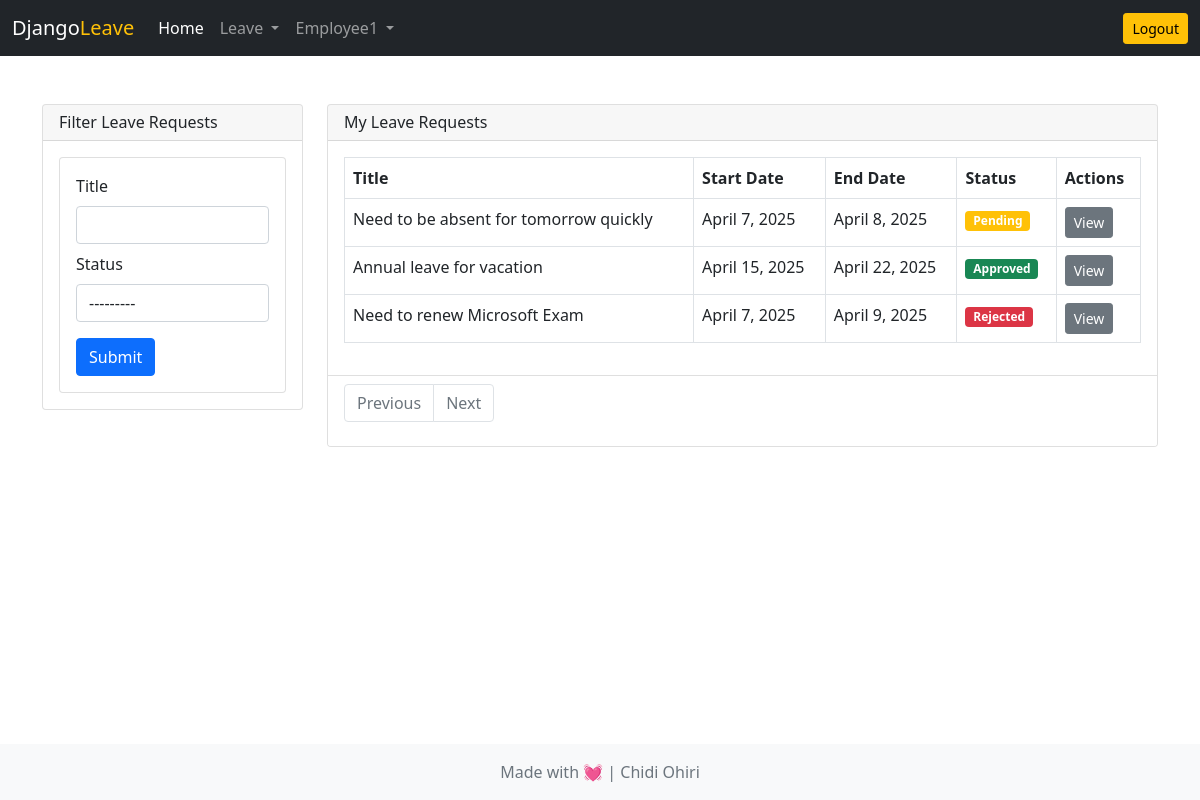
Screenshot of /leave/all-leave-requests/ (signed in) with the database file from the repository.
### accounts/models.py (models this page shows)
class User(AbstractUser):
    email = models.EmailField(unique=True, null=False, blank=False)
    is_employee = models.BooleanField(default=True)
    is_hr = models.BooleanField(default=False)

### leave/models.py (models this page shows, shortened)
class LeaveRequest(models.Model):
    created_by = models.ForeignKey(User, on_delete=models.CASCADE)
    created_on = models.DateTimeField(auto_now_add=True)
    status = models.CharField(
        max_length=20,
        choices=(
            ('Pending', 'Pending'),
            ('Approved', 'Approved'),
            ('Rejected', 'Rejected')
        ),
        default='Pending'
    )
    start_date = models.DateField()
    end_date = models.DateField()
    title = models.CharField(max_length=100)
    comment = models.CharField(max_length=300)
    upload = models.FileField(upload_to='leave_attachments/', null=True, blank=True)
    leave = models.ForeignKey(Leave, on_delete=models.CASCADE, null=True)

### leave/views.py (the view)
# urls.py: path('all-leave-requests/', views.all_leave_requests, name='all-leave-requests'),
@login_required
def all_leave_requests(request):
    leave_requests = LeaveRequest.objects.all().order_by('-created_on')
    leave_requests_filter = LeaveRequestFilter(request.GET, queryset=leave_requests)
    filtered_leave_requests = leave_requests_filter.qs
    paginator = Paginator(filtered_leave_requests, 10)
    page_number = request.GET.get('page')
    page_obj = paginator.get_page(page_number)
    context = {'leave_requests':page_obj, 'filter':leave_requests_filter}
    return render(request, 'leave/all_leave_requests.html', context)

### templates/leave/all_leave_requests.html
{% extends 'base.html' %}
{% load widget_tweaks %}
{% block content %}
<div class="row">
    <div class="col-md-3">
        <div class="card">
            <div class="card-header d-flex justify-content-between align-items-center ">
                <h6 class="mb-0">Filter Leave Requests</h6>
            </div>
            <div class="card-body">
                <div class="card">
                    <div class="card-body">
                        <form>
                            <div class="mb-2">
                                <label for="exampleInputEmail1" class="form-label">Title</label>
                                {% render_field filter.form.title class="form-control" %}
                            </div>
                            <div class="mb-3">
                                <label for="exampleInputEmail1" class="form-label">Status</label>
                                {% render_field filter.form.status class="form-control" %}
                            </div>
                            <button type="submit" class="btn btn-primary">Submit</button>
                        </form>
                    </div>
                </div>
            </div>
        </div>
    </div>
    <div class="col-md-9">
        <div class="card">
            <div class="card-header d-flex justify-content-between align-items-center ">
                <h6 class="mb-0">My Leave Requests</h6>
            </div>
            <div class="card-body">
                <table class="table table-bordered">
                    <thead>
                        <tr>
                            <th scope="col">Title</th>
                            <th scope="col">Start Date</th>
                            <th scope="col">End Date</th>
                            <th scope="col">Status</th>
                            <th scope="col">Actions</th>
                        </tr>
                    </thead>
                    <tbody>
                        {% for leave in leave_requests %}
                        <tr>
                            <td>{{leave.title}}</td>
                            <td>{{leave.start_date}}</td>
                            <td>{{leave.end_date}}</td>
                            <td>
                                {% if leave.status == 'Pending' %}
                                <span class="badge bg-warning">Pending</span>
                                {% elif leave.status == 'Approved' %}
                                <span class="badge bg-success">Approved</span>
                                {% elif leave.status == 'Rejected' %}
                                <span class="badge bg-danger">Rejected</span>
                                {% endif %}
                            </td>
                            <td>
                                <a href="{% url 'leave-request-details' leave.pk %}" class="btn btn-secondary btn-sm">View</a>
                            </td>
                        </tr>
                        {% endfor %}
                    </tbody>
                </table>
            </div>
            <div class="card-footer bg-white">
                <nav aria-label="...">
                    <ul class="pagination">
                        {% if leave_requests.has_previous %}
                        <li class="page-item">
                            <a class="page-link" href="?page={{ leave_requests.previous_page_number }}">Previous</a>
                        </li>
                        {% else %}
                        <li class="page-item disabled">
                            <a class="page-link" href="#" tabindex="-1" aria-disabled="true">Previous</a>
                        </li>
                        {% endif %}
                        {% if leave_requests.has_next %}
                        <li class="page-item">
                            <a class="page-link" href="?page={{ leave_requests.next_page_number }}">Next</a>
                        </li>
                        {% else %}
                        <li class="page-item disabled">
                            <a class="page-link" href="#" tabindex="-1" aria-disabled="true">Next</a>
                        </li>
                        {% endif %}
                    </ul>
                </nav>
            </div>
        </div>
    </div>
</div>
{% endblock content %}

### templates/base.html (shortened to what this page needs)
<!doctype html>
<html lang="en">
<head>
    <link href="https://cdn.jsdelivr.net/npm/bootstrap@5.0.2/dist/css/bootstrap.min.css" rel="stylesheet"
>
</head>
<body class="d-flex flex-column min-vh-100">
    <nav class="navbar navbar-expand-lg navbar-dark bg-dark">
        <div class="container-fluid">
            <a class="navbar-brand" href="/">Django<span class="text-warning">Leave</span></a>
            <div class="collapse navbar-collapse" id="navbarSupportedContent">
                <ul class="navbar-nav me-auto mb-2 mb-lg-0">
                    <li class="nav-item">
                        <a class="nav-link active" aria-current="page" href="/">Home</a>
                    </li>
                    <li class="nav-item dropdown">
                        <a class="nav-link dropdown-toggle" href="#" id="navbarDropdown" role="button"
                            data-bs-toggle="dropdown" aria-expanded="false">
                            Leave
                        </a>
                    </li>
                    <li class="nav-item dropdown">
                        <a class="nav-link dropdown-toggle" href="#" id="navbarDropdown" role="button"
                            data-bs-toggle="dropdown" aria-expanded="false">
                            {{request.user.first_name}}
                        </a>
                    </li>
                </ul>
                <a href="{% url 'logout' %}" class="btn btn-warning btn-sm">Logout</a>
            </div>
        </div>
    </nav>
    <main class="flex-grow-1">
        <div class="container mt-5 mb-5">
            {% block content %}
            {% endblock content %}
        </div>
    </main>
    <footer class="footer mt-auto py-3 bg-light d-flex justify-content-center align-items-center">
        <div class="container text-center">
            <span class="text-muted">Made with 💓 | Chidi Ohiri</span>
        </div>
    </footer>
</body>
</html>

### rows the page displays
User: user.first_name "Employee1"
LeaveRequest: title "Need to be absent for tomorrow quickly", start_date "April 7, 2025", end_date "April 8, 2025", status "Pending"
LeaveRequest: title "Annual leave for vacation", start_date "April 15, 2025", end_date "April 22, 2025", status "Approved"
LeaveRequest: title "Need to renew Microsoft Exam", start_date "April 7, 2025", end_date "April 9, 2025", status "Rejected"
